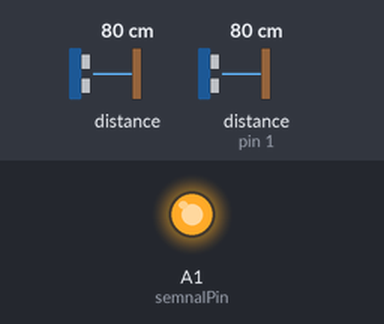
The sketch below on a simulated Arduino Mega 2560, built with avr-gcc and run on an emulated ATmega2560. Shown: output pins drawn as LEDs (lit = HIGH). Wiring (inferred from the names in the program): 2 × ultrasonic range finder: trigger A2, echo pin 1 / trigger A3, echo pin 0. The test bench sets the inputs (shaded band); at power-on: distance to the obstacle 80 cm, distance to the obstacle (sensor on pin 1) 80 cm. The echo pulse lasts 58.3 µs per cm; pins used as bus, display or sensor lines are not drawn.

Above: at 0.1 s.
Timing chart, 0 to 1.6 s (numbered marks = the images above):
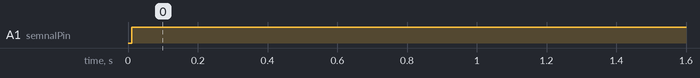

Measured:
- by itself, A1 (semnalPin): LOW → HIGH at 0.01 s

The sketch:

Tester_UltrasonicModules.ino
```cpp
/*
Programul furnizeaza rezultatul primit de la senzorii ultrasonici din fata si din spate is il compara cu o distanta de siguanta.
Deoarece valoarea analogica scrisa pe portul 2 este de zece biti, vom avea:

0-  In cazul in care nici-un obiect nu se afla la o distanta mai mica decat distanta de siguranta;
512 - Un obiect este dincoace de distanta de siguranta, pe partea din spate a dronei!
1023 - Un obiect este dincoace de distanta de siguranta, in pareta frontala a dronei!

Valoarea scrisa in acel pin analogic va fi citita de circuitul ce se ocupa cu semanalizarile luminoase si/sau sonore!
*/

/* --------------- */
//#define DEBUG

#define TINY
//#define MEGA

/* --------------- */

#ifdef MEGA
#define trigPin1 3
#define echoPin1 6

#define trigPin2 4
#define echoPin2 7

#define semnalPin 13
#endif

#ifdef TINY
#define trigPin1 A3 //3
#define echoPin1 0

#define trigPin2 A2 //4
#define echoPin2 1

#define semnalPin A1 //2
#endif

int distantaSiguranta = 80; //Distanta de la care drona incepe sa dea semnale luminoase si/sau sonore!
int BackSensor, FrontSensor;

void setup()
{
	#ifdef DEBUG
		Serial.begin(9600);
	#endif

	pinMode(trigPin1, OUTPUT);
	pinMode(echoPin1, INPUT);
	pinMode(trigPin2, OUTPUT);
	pinMode(echoPin2, INPUT);

	pinMode(semnalPin, OUTPUT);
}

void loop()
{
	BackSensor = SonarSensor(trigPin1, echoPin1);
	FrontSensor = SonarSensor(trigPin2, echoPin2);

	if (BackSensor < distantaSiguranta || FrontSensor < distantaSiguranta)
	{
		if (BackSensor < distantaSiguranta && FrontSensor < distantaSiguranta)
			analogWrite(semnalPin, 256);

		if (BackSensor < distantaSiguranta)
			analogWrite(semnalPin, 512);
		else if (FrontSensor < distantaSiguranta)
			analogWrite(semnalPin, 1024);
	}
	else
		analogWrite(semnalPin, 0);

	delay(100);

	#ifdef DEBUG
		Serial.println("Stanga: " + String(BackSensor));
		Serial.println("Dreapta: " + String(FrontSensor));
		Serial.println("");
		delay(600);
	#endif

}

int SonarSensor(int trigPin, int echoPin)
{
	int duration, distance;

	digitalWrite(trigPin, LOW);
	delayMicroseconds(2);
	digitalWrite(trigPin, HIGH);
	delayMicroseconds(10);
	digitalWrite(trigPin, LOW);
	duration = pulseIn(echoPin, HIGH);
	distance = (duration / 2) / 29.1;

	return distance;
}
```
